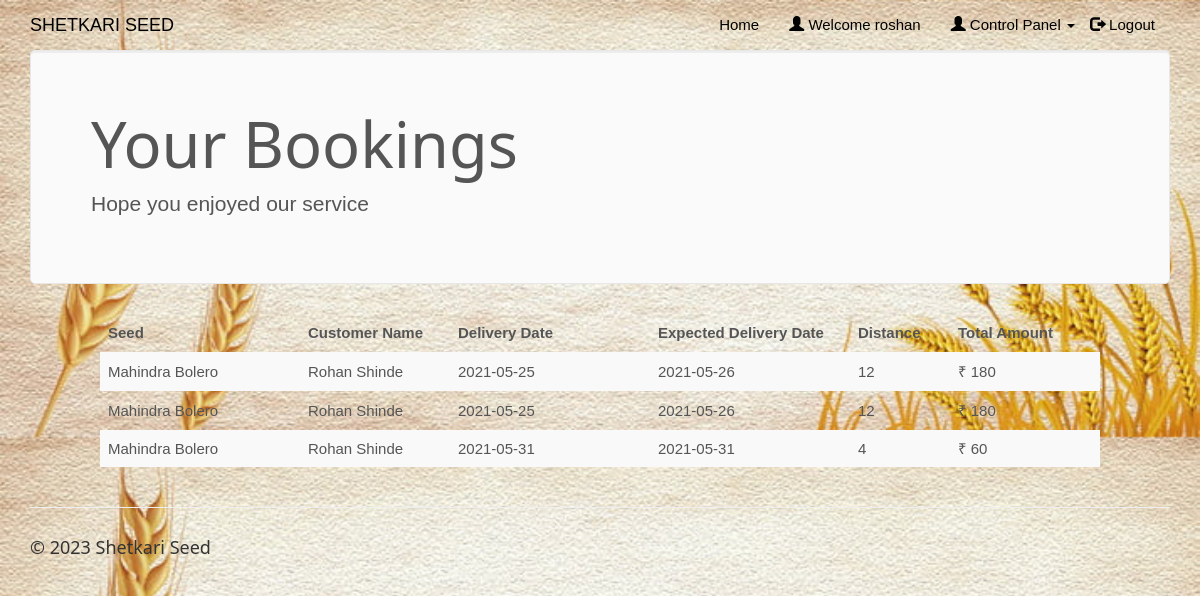
/clientview.php (signed in), run on the app's committed database.
### tables this page shows
CREATE TABLE `rentedcars` (
  `id` int(100) NOT NULL,
  `customer_username` varchar(50) NOT NULL,
  `car_id` int(20) NOT NULL,
  `driver_id` int(20) NOT NULL,
  `booking_date` date NOT NULL,
  `rent_start_date` date NOT NULL,
  `rent_end_date` date NOT NULL,
  `car_return_date` date DEFAULT NULL,
  `fare` double NOT NULL,
  `charge_type` varchar(25) NOT NULL DEFAULT 'days',
  `distance` double DEFAULT NULL,
  `no_of_days` int(50) DEFAULT NULL,
  `total_amount` double DEFAULT NULL,
  `return_status` varchar(10) NOT NULL
);

CREATE TABLE `cars` (
  `car_id` int(20) NOT NULL,
  `car_name` varchar(50) NOT NULL,
  `car_nameplate` varchar(50) NOT NULL,
  `car_img` varchar(50) DEFAULT 'NA',
  `ac_price` float NOT NULL,
  `non_ac_price` float NOT NULL,
  `ac_price_per_day` float NOT NULL,
  `non_ac_price_per_day` float NOT NULL,
  `car_availability` varchar(10) NOT NULL
);

CREATE TABLE `customers` (
  `customer_username` varchar(50) NOT NULL,
  `customer_name` varchar(50) NOT NULL,
  `customer_phone` varchar(15) NOT NULL,
  `customer_email` varchar(25) NOT NULL,
  `customer_address` varchar(50) NOT NULL,
  `customer_password` varchar(20) NOT NULL
);

### clientview.php (the view, shortened to what this page needs)
<!DOCTYPE html>
<html>
<?php
$conn = Connect();
?>
<head>
<link rel="stylesheet" href="assets/bootstrap/css/bootstrap.min.css">
<link rel="stylesheet" href="assets/fonts/font-awesome.min.css">
<link rel="stylesheet" href="assets/w3css/w3.css">
<link rel="stylesheet" type="text/css" href="assets/css/customerlogin.css">
<link rel="stylesheet" type="text/css" media="screen" href="assets/css/clientpage.css" />
</head>
<body id="page-top" data-spy="scroll" data-target=".navbar-fixed-top">
    <nav class="navbar navbar-custom navbar-fixed-top" role="navigation" style="color: black">
        <div class="container">
            <div class="navbar-header">
                <a class="navbar-brand page-scroll" href="index.php">
                  SHETKARI SEED </a>
            </div>
            <?php
                if(isset($_SESSION['login_client'])){
            ?>
            <div class="collapse navbar-collapse navbar-right navbar-main-collapse">
                <ul class="nav navbar-nav">
                    <li>
                        <a href="index.php">Home</a>
                    </li>
                    <li>
                        <a href="#"><span class="glyphicon glyphicon-user"></span> Welcome <?php echo $_SESSION['login_client']; ?></a>
                    </li>
                    <li>
                    <ul class="nav navbar-nav navbar-right">
            <li><a href="#" class="dropdown-toggle active" data-toggle="dropdown" role="button" aria-haspopup="true" aria-expanded="false"><span class="glyphicon glyphicon-user"></span> Control Panel <span class="caret"></span> </a>
            </li>
          </ul>
                    </li>
                    <li>
                        <a href="logout.php"><span class="glyphicon glyphicon-log-out"></span> Logout</a>
                    </li>
                </ul>
            </div>
            <?php
                }
                ?>
        </div>
    </nav>
<?php $login_client = $_SESSION['login_client'];
    $sql1 = "SELECT * FROM rentedcars rc, clientcars cc, customers c, cars WHERE cc.client_username = '$login_client' AND cc.car_id = rc.car_id AND rc.return_status = 'R' AND c.customer_username = rc.customer_username AND cc.car_id = cars.car_id";
    $result1 = $conn->query($sql1);
    if (mysqli_num_rows($result1) > 0) {
?>
<div class="container">
      <div class="jumbotron">
        <h1>Your Bookings</h1>
        <p> Hope you enjoyed our service </p>
      </div>
    </div>
    <div class="table-responsive" style="padding-left: 100px; padding-right: 100px;" >
<table class="table table-striped">
  <thead class="thead-dark">
<tr>
<th width="20%">Seed</th>
<th width="15%">Customer Name</th>
<th width="20%">Delivery Date</th>
<th width="20%">Expected Delivery Date</th>
<th width="10%">Distance</th>
<th width="15%">Total Amount</th>
</tr>
</thead>
<?php
        while($row = mysqli_fetch_assoc($result1)) {
?>
<tr>
<td><?php echo $row["car_name"]; ?></td>
<td><?php echo $row["customer_name"]; ?></td>
<td><?php echo $row["rent_start_date"] ?></td>
<td><?php echo $row["rent_end_date"]; ?></td>
<td><?php echo $row["distance"]; ?></td>
<td>&#8377; <?php echo $row["total_amount"]; ?></td>
</tr>
<?php        } ?>
                </table>
                </div>
            <?php
        } ?>
</body>
<footer class="site-footer">
        <div class="container">
            <hr>
            <div class="row">
                <div class="col-sm-6">
                    <h5>© 2023 Shetkari Seed</h5>
                </div>
            </div>
        </div>
    </footer>
</html>

### assets/w3css/w3.css (style rules this page uses)
*,*:before,*:after { box-sizing:inherit }
html { -ms-text-size-adjust:100%;-webkit-text-size-adjust:100% }
body { margin:0 }
article,aside,details,figcaption,figure,footer,header,main,menu,nav,section,summary { display:block }
a { background-color:transparent;-webkit-text-decoration-skip:objects }
hr { box-sizing:content-box;height:0;overflow:visible }
html,body { font-family:Verdana,sans-serif;font-size:15px;line-height:1.5 }
html { overflow-x:hidden }
h1 { font-size:36px }
h5 { font-size:18px }
h1,h2,h3,h4,h5,h6 { font-family:"Segoe UI",Arial,sans-serif;font-weight:400;margin:10px 0 }
hr { border:0;border-top:1px solid #eee;margin:20px 0 }
a { color:inherit }

### assets/css/customerlogin.css (style rules this page uses)
body, html { height: 100%; }
body { padding-top: 50px; background: url("../../assets/img/bg-5.jpg"); background-size: 100%; }
footer { display: block; }

### data on the page
rentedcars: car.car_name "Mahindra Bolero", customer_username.customer_name "Rohan Shinde", rent_start_date "2021-05-25", rent_end_date "2021-05-26", distance "12", total_amount "180"
rentedcars: car.car_name "Mahindra Bolero", customer_username.customer_name "Rohan Shinde", rent_start_date "2021-05-25", rent_end_date "2021-05-26", distance "12", total_amount "180"
rentedcars: car.car_name "Mahindra Bolero", customer_username.customer_name "Rohan Shinde", rent_start_date "2021-05-31", rent_end_date "2021-05-31", distance "4", total_amount "60"

### other printed values
$_SESSION['login_client'] "roshan"
